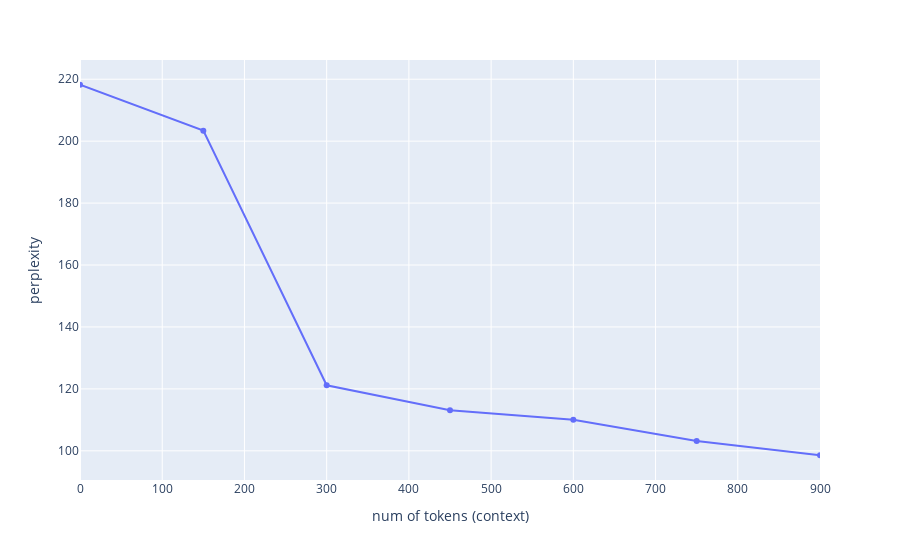

Notebook code cell kept with this figure:
### Code cell
fig = px.line(x=context_lengths, y=peer_perplexities, markers=True)

fig.update_yaxes(title="perplexity")
fig.update_xaxes(title="num of tokens (context)", range=(0,900))

### Figure 1 — Plotly figure (JSON) as saved in the notebook; plotly's stock layout.template omitted (floating-point values rounded to 4 significant figures)
{"data": [{"hovertemplate": "x=%{x}<br>y=%{y}<extra></extra>", "legendgroup": "", "line": {"color": "#636efa", "dash": "solid"}, "marker": {"symbol": "circle"}, "mode": "markers+lines", "name": "", "orientation": "h", "showlegend": false, "type": "scatter", "x": [0, 150, 300, 450, 600, 750, 900], "xaxis": "x", "y": [218.2, 203.4, 121.2, 113.1, 110.1, 103.1, 98.58], "yaxis": "y"}], "layout": {"autosize": true, "legend": {"tracegroupgap": 0}, "margin": {"t": 60}, "xaxis": {"anchor": "y", "domain": [0, 1], "range": [0, 900], "title": {"text": "num of tokens (context)"}, "type": "linear"}, "yaxis": {"anchor": "x", "autorange": true, "domain": [0, 1], "range": [89.31, 227.5], "title": {"text": "perplexity"}, "type": "linear"}}}
